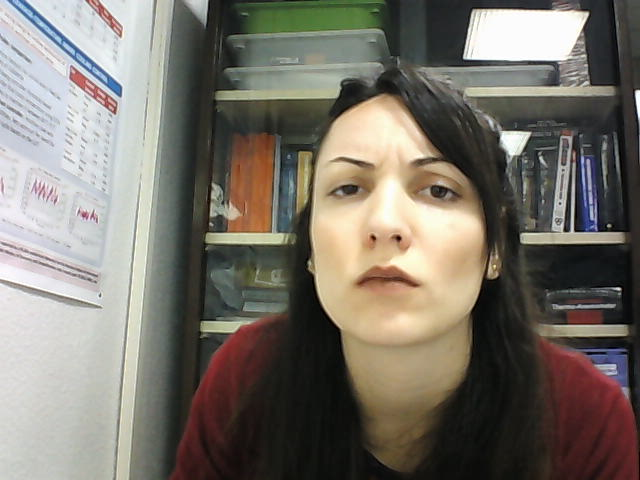
#> input picture BACK/RECONOCIMIENTO_FACIAL/BANCO_IMAGENES/IMAGENES_PROPIAS/anger/2018-02-15_11_21_38.png, 640 x 480 px, given as the content of the folder NOCIMIENTO_FACIAL/BANCO_IMAGENES/IMAGENES_PROPIAS/anger/TEST, which was not available
$ python test_fisherfacemodel.py
#> lines starting #> are read from the running program, lines starting #| are printed output that depends on the picture; pictures that were not available may be replaced by others from this repository, and a replacement may not be noted
# FISHERFACE

import cv2
import glob
import random
import numpy as np
import os
import csv

PATH = os.getcwd() #/home/marta/PycharmProjects/RECONOCIMIENTO_FACIAL

faceDet = cv2.CascadeClassifier(PATH+"/OpenCV_FaceCascade/haarcascade_frontalface_default.xml")
faceDet_two = cv2.CascadeClassifier(PATH+"/OpenCV_FaceCascade/haarcascade_frontalface_alt2.xml")
faceDet_three = cv2.CascadeClassifier(PATH+"/OpenCV_FaceCascade/haarcascade_frontalface_alt.xml")
faceDet_four = cv2.CascadeClassifier(PATH+"/OpenCV_FaceCascade/haarcascade_frontalface_alt_tree.xml")

emotions = [ "anger", "happy", "neutral", "sadness", "surprise"]  # Emotion list

# Go over detected faces, stop at first detected face, return empty if no face.
# emotions_trained_model=["neutral", "anger", "happy", "sadness", "surprise"]
for emotion in emotions:

    if emotion == "anger":
        emotion_real = 1
    elif emotion == "happy":
        emotion_real = 2
    elif emotion == "neutral":
        emotion_real = 0
    elif emotion == "sadness":
        emotion_real = 3
    elif emotion == "surprise":
        emotion_real = 4

    # Modify image for classification
    files = glob.glob(PATH+"/BANCO_IMAGENES/IMAGENES_PROPIAS/%s/TEST/*.png" %emotion)
    # for picture in files:
    # print(picture)
    # if picture == path_new_file[0]:
    for file in files:
        # picture = PATH+'/Webcam_photos/' + filename
        frame = cv2.imread(file)  # Open image
#> frame is the input picture: shape (480, 640, 3); mean B, G, R 106.9, 116.1, 121.6
        gray = cv2.cvtColor(frame, cv2.COLOR_BGR2GRAY)  # Convert image to grayscale
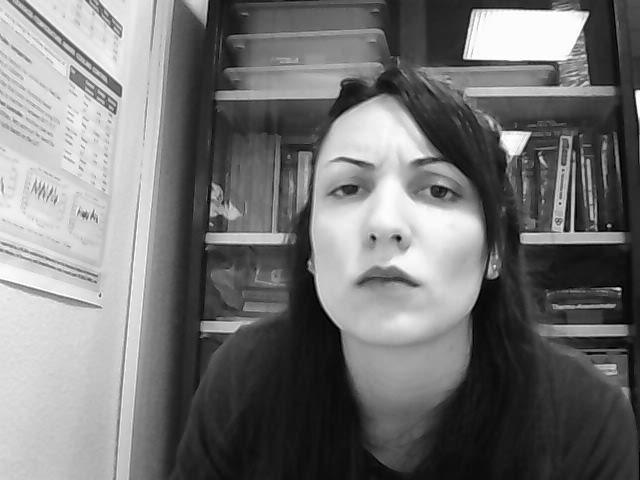
#> gray: shape (480, 640); min 0, max 255, mean 116.7

        face = faceDet.detectMultiScale(gray, scaleFactor=1.1, minNeighbors=10, minSize=(5, 5), flags=cv2.CASCADE_SCALE_IMAGE)
#> face = [[281, 107, 214, 214]]
        face_two = faceDet_two.detectMultiScale(gray, scaleFactor=1.1, minNeighbors=10, minSize=(5, 5), flags=cv2.CASCADE_SCALE_IMAGE)
#> face_two = [[280, 102, 221, 221]]
        face_three = faceDet_three.detectMultiScale(gray, scaleFactor=1.1, minNeighbors=10, minSize=(5, 5), flags=cv2.CASCADE_SCALE_IMAGE)
#> face_three = [[283, 106, 213, 213]]
        face_four = faceDet_four.detectMultiScale(gray, scaleFactor=1.1, minNeighbors=10, minSize=(5, 5), flags=cv2.CASCADE_SCALE_IMAGE)
#> face_four = ()

        if len(face) == 1:
            facefeatures = face
#> facefeatures = [[281, 107, 214, 214]]
        elif len(face_two) == 1:
            facefeatures = face_two
        elif len(face_three) == 1:
            facefeatures = face_three
        elif len(face_four) == 1:
            facefeatures = face_four
        else:
            facefeatures = ""

        # Cut and save face
        for (x, y, w, h) in facefeatures:  # get coordinates and size of rectangle containing face
            print("face found in file: %s" % file)
            gray = gray[y:y + h, x:x + w]  # Cut the frame to size
            try:
                out = cv2.resize(gray, (350, 350))  # Resize face so all images have same size
                # cv2.imwrite(PATH+'/BANCO_IMAGENES/IMAGENES_PROPIAS/%s/GRAY_FILES/' + file, out) #(picture[19:]), out)  # Write image (picture[19:])
            except:
                 pass  # If error, pass file
#> this loop made 1 pass
#| face found in file: _only/2018-02-15_11_21_38.png
#> pass 1, `gray = gray[y:y + h, x:x + w]`:
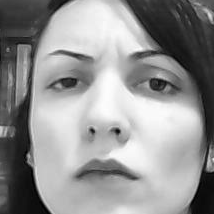
#> gray: shape (214, 214); min 1, max 253, mean 146.2

        fishface = cv2.face.FisherFaceRecognizer_create() #fishface = cv2.createFisherFaceRecognizer()-> python 2  # Initialize fisher face classifier
#> (the run stopped early here; a loop or call above may not have finished)

$ run again, on BACK/RECONOCIMIENTO_FACIAL/BANCO_IMAGENES/IMAGENES_PROPIAS/anger/2018-02-15_11_24_01.png
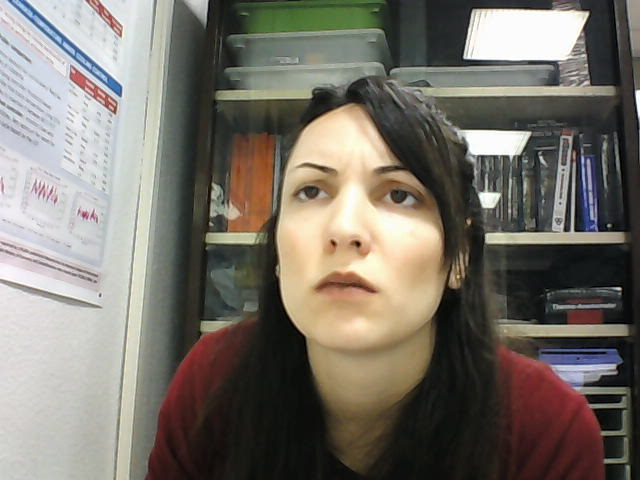
#> input picture BACK/RECONOCIMIENTO_FACIAL/BANCO_IMAGENES/IMAGENES_PROPIAS/anger/2018-02-15_11_24_01.png, 640 x 480 px, given as the content of the folder NOCIMIENTO_FACIAL/BANCO_IMAGENES/IMAGENES_PROPIAS/anger/TEST, which was not available
#> frame is the input picture: shape (480, 640, 3); mean B, G, R 106.3, 115.1, 120.6
#> `gray = cv2.cvtColor(frame, cv2.COLOR_BGR2GRAY)`:
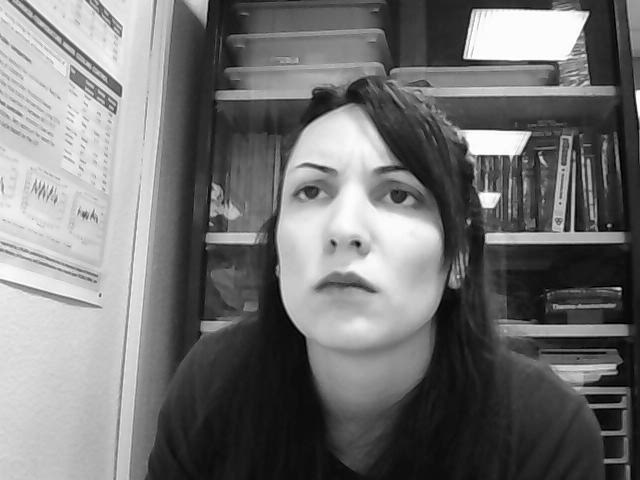
#> gray: shape (480, 640); min 0, max 255, mean 115.8
#> face = [[245, 117, 207, 207]]
#> face_two = [[249, 116, 202, 202]]
#> face_three = [[246, 115, 206, 206]]
#> face_four = ()
#> facefeatures = [[245, 117, 207, 207]]
#> the loop `for (x, y, w, h) in facefeatures:` made 1 pass
#> (printed output is left out)
#> pass 1, `gray = gray[y:y + h, x:x + w]`:
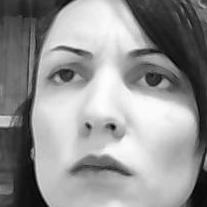
#> gray: shape (207, 207); min 2, max 254, mean 147

$ run again, on BACK/RECONOCIMIENTO_FACIAL/BANCO_IMAGENES/IMAGENES_PROPIAS/anger/2018-02-23_14_29_43.png
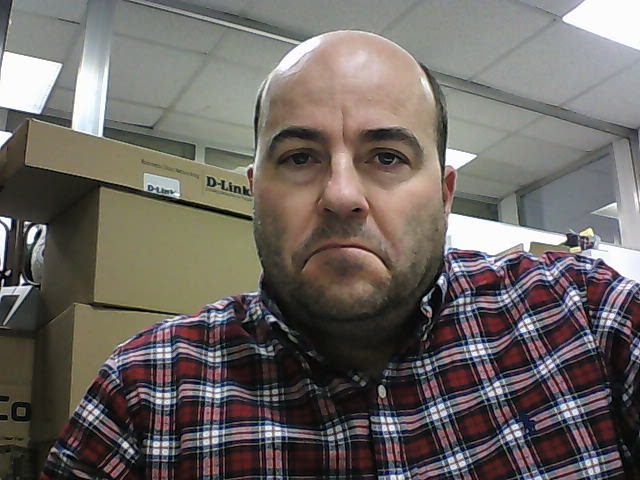
#> input picture BACK/RECONOCIMIENTO_FACIAL/BANCO_IMAGENES/IMAGENES_PROPIAS/anger/2018-02-23_14_29_43.png, 640 x 480 px, given as the content of the folder NOCIMIENTO_FACIAL/BANCO_IMAGENES/IMAGENES_PROPIAS/anger/TEST, which was not available
#> frame is the input picture: shape (480, 640, 3); mean B, G, R 98.6, 102.7, 108.3
#> `gray = cv2.cvtColor(frame, cv2.COLOR_BGR2GRAY)`:
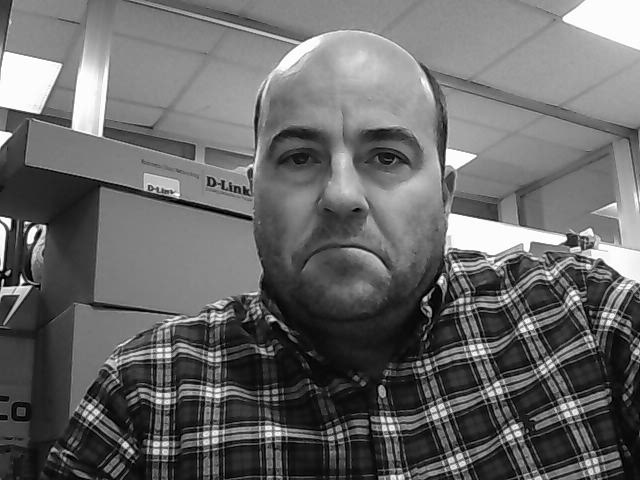
#> gray: shape (480, 640); min 0, max 255, mean 103.9
#> face = [[226, 65, 234, 234]]
#> face_two = [[231, 69, 227, 227]]
#> face_three = [[229, 67, 232, 232]]
#> face_four = ()
#> facefeatures = [[226, 65, 234, 234]]
#> the loop `for (x, y, w, h) in facefeatures:` made 1 pass
#> (printed output is left out)
#> pass 1, `gray = gray[y:y + h, x:x + w]`:
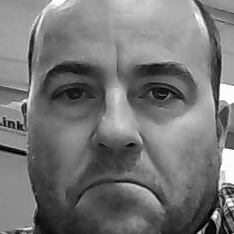
#> gray: shape (234, 234); min 0, max 255, mean 117.7
